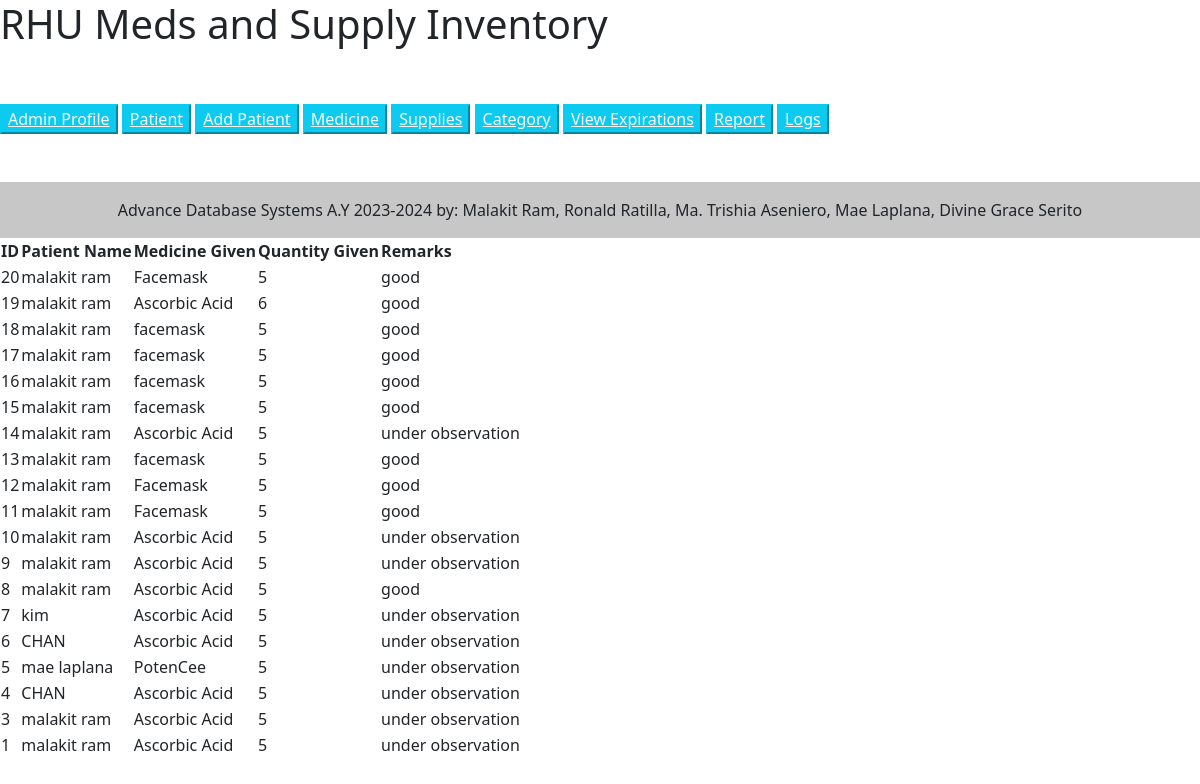
The app's page /patient.php with its own data.
### tables this page shows
CREATE TABLE `patienttb` (
  `id` int(11) NOT NULL,
  `patient_name` varchar(255) DEFAULT NULL,
  `medgiven` varchar(255) DEFAULT NULL,
  `qty` int(11) DEFAULT NULL,
  `remarks` text DEFAULT NULL
);

### patient.php (the view, shortened to what this page needs)
<!DOCTYPE html>
<html>
<head>
    <link href="https://cdn.jsdelivr.net/npm/bootstrap@5.0.2/dist/css/bootstrap.min.css" rel="stylesheet">
</head>
<body>
    <h1>RHU Meds and Supply Inventory</h1>
    <button class="btn-info my-5"><a href="admin_interface.php" class="text-light">Admin Profile</a></button>
            <button class="btn-info my-5"><a href="patient.php" class="text-light">Patient</a></button>
            <button class="btn-info my-5"><a href="addpatient.php" class="text-light">Add Patient</a></button>
            <button class="btn-info my-5"><a href="medicine.php" class="text-light">Medicine</a></button>
            <button class="btn-info my-5"><a href="supplies.php" class="text-light">Supplies</a></button>
            <button class="btn-info my-5"><a href="category.php" class="text-light">Category</a></button>
            <button class="btn-info my-5"><a href="expiration.php" class="text-light">View Expirations</a></button>
            <button class="btn-info my-5"><a href="printable_report.php" class="text-light">Report</a></button>
            <button class="btn-info my-5"><a href="activitylog.php" class="text-light">Logs</a></button>
    <table>
        <tr>
            <th>ID</th>
            <th>Patient Name</th>
            <th>Medicine Given</th>
            <th>Quantity Given</th>
            <th>Remarks</th>
        </tr>
<?php
include "dbconfig.php";
include "footer.php";
$sql = "SELECT * FROM patienttb ORDER BY id DESC";
$result = $conn->query($sql);
if ($result->num_rows > 0) {
    while ($row = $result->fetch_assoc()) {
        echo "<tr>";
        echo "<td>" . $row["id"] . "</td>";
        echo "<td>" . $row["patient_name"] . "</td>";
        echo "<td>" . $row["medgiven"] . "</td>";
        echo "<td>" . $row["qty"] . "</td>";
        echo "<td>" . $row["remarks"] . "</td>";
        echo "</tr>";
    }
    echo "</table>";
} else {
    echo "No patient records found.";
}
?>
</body>
</html>

### records on screen
patienttb: id "20", patient_name "malakit ram", medgiven "Facemask", qty "5", remarks "good"
patienttb: id "19", patient_name "malakit ram", medgiven "Ascorbic Acid", qty "6", remarks "good"
patienttb: id "18", patient_name "malakit ram", medgiven "facemask", qty "5", remarks "good"
patienttb: id "17", patient_name "malakit ram", medgiven "facemask", qty "5", remarks "good"
patienttb: id "16", patient_name "malakit ram", medgiven "facemask", qty "5", remarks "good"
patienttb: id "15", patient_name "malakit ram", medgiven "facemask", qty "5", remarks "good"
patienttb: id "14", patient_name "malakit ram", medgiven "Ascorbic Acid", qty "5", remarks "under observation"
patienttb: id "13", patient_name "malakit ram", medgiven "facemask", qty "5", remarks "good"
patienttb: id "12", patient_name "malakit ram", medgiven "Facemask", qty "5", remarks "good"
patienttb: id "11", patient_name "malakit ram", medgiven "Facemask", qty "5", remarks "good"
patienttb: id "10", patient_name "malakit ram", medgiven "Ascorbic Acid", qty "5", remarks "under observation"
patienttb: id "9", patient_name "malakit ram", medgiven "Ascorbic Acid", qty "5", remarks "under observation"
patienttb: id "8", patient_name "malakit ram", medgiven "Ascorbic Acid", qty "5", remarks "good"
patienttb: id "7", patient_name "kim", medgiven "Ascorbic Acid", qty "5", remarks "under observation"
patienttb: id "6", patient_name "CHAN", medgiven "Ascorbic Acid", qty "5", remarks "under observation"
patienttb: id "5", patient_name "mae laplana", medgiven "PotenCee", qty "5", remarks "under observation"
patienttb: id "4", patient_name "CHAN", medgiven "Ascorbic Acid", qty "5", remarks "under observation"
patienttb: id "3", patient_name "malakit ram", medgiven "Ascorbic Acid", qty "5", remarks "under observation"
patienttb: id "1", patient_name "malakit ram", medgiven "Ascorbic Acid", qty "5", remarks "under observation"
